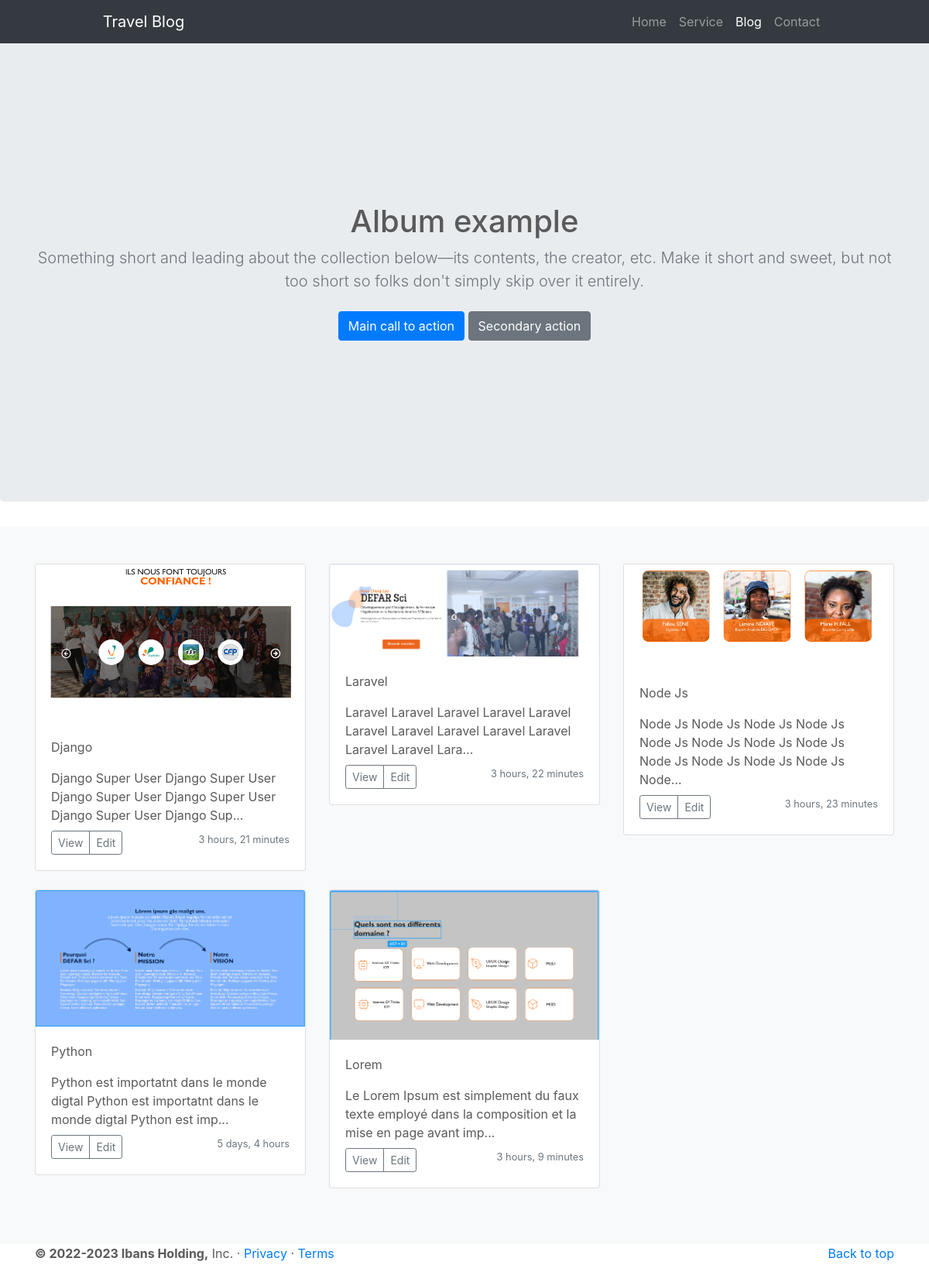
Screenshot of /blog/ with the database file from the repository.
### main/models.py (models this page shows, shortened)
class Post(models.Model):
    postname = models.CharField(max_length=50)
    Lat = models.FloatField(null=True)
    Lng = models.FloatField(null=True)
    contents = models.TextField()
    tag = TaggableManager(blank=True)
    mainphoto = models.ImageField(blank=True, null=True)
    modifiedDate = models.DateTimeField(blank=True, null=True)
    publishedDate = models.DateTimeField(auto_now_add=True, blank=True, null=True)
    class Meta:
        verbose_name = 'post'
        verbose_name_plural = 'posts'

### main/views.py (the view)
# urls.py: 2. Add a URL to urlpatterns:  path('blog/', include('blog.urls'))
def blog(request):
    postlist = Post.objects.all()
    return render(request, 'main/blog.html', {'postlist' :postlist})

### main/templates/main/blog.html (shortened to what this page needs)
{% extends "main/base.html" %}
{% block content %}
    <main role="main">
        <section class="jumbotron text-center" style="height:600px;">
          <div class="container" style="padding-top:150px">
            <h1 class="jumbotron-heading">Album example</h1>
            <p class="lead text-muted">Something short and leading about the collection below—its contents, the creator, etc. Make it short and sweet, but not too short so folks don't simply skip over it entirely.</p>
            <p>
              <a href="#" class="btn btn-primary my-2">Main call to action</a>
              <a href="#" class="btn btn-secondary my-2">Secondary action</a>
            </p>
          </div>
        </section>
        <div class="album py-5 bg-light">
          <div class="container">
            <div class="row">
              {% for list in postlist %}
              <div class="col-md-4">
                <div class="card mb-4 box-shadow">
                  {% if list.mainphoto %}
                    <a href="{{ list.pk }}/">
                        <img class="card-img-top " src="{{ list.mainphoto.url }}" alt="{{ list.postname }}">
                    </a>
                  {% endif %}
                  <div class="card-body">
                    <p class="card-text">{{list.postname}}</p>
                    <td>{{list.contents|slice:'100'}}...</td>
                    <div class="d-flex justify-content-between align-items-center">
                      <div class="btn-group pt-2">
                        <button type="button" class="btn btn-sm btn-outline-secondary">View</button>
                        <button type="button" class="btn btn-sm btn-outline-secondary">Edit</button>
                      </div>
                      <small class="text-muted">{{list.modifiedDate|timesince}} </small>
                    </div>
                  </div>
                </div>
              </div>
              {% endfor %}
            </div>
          </div>
        </div>
      </main>
{% endblock content %}

### main/templates/main/base.html (shortened to what this page needs)
{% load static%}
<!DOCTYPE html>
<html lang="en">
<head>
    <link rel="stylesheet" href="https://stackpath.bootstrapcdn.com/bootstrap/4.1.1/css/bootstrap.min.css">
</head>
<body>
    <header>
        <nav class="navbar navbar-expand-md navbar-dark fixed-top bg-dark">
            <a class="navbar-brand" href="{% url 'index'%}">Travel Blog</a>
            <div class="collapse navbar-collapse" id="navbarCollapse">
              <ul class="navbar-nav ml-auto">
                <li class="nav-item ">
                  <a class="nav-link " href="{% url 'index'%}">Home<span class="sr-only">(current)</span></a>
                </li>
                <li class="nav-item ">
                  <a class="nav-link " href="#">Service</a>
                </li>
                <li class="nav-item ">
                  <a class="nav-link " href="{% url 'blog'%}">Blog</a>
                </li>
                <li class="nav-item ">
                  <a class="nav-link " href="#">Contact</a>
                </li>
              </ul>
            </div>
        </nav>
      </header>
    {% block content %}
    {% endblock content %}
    <footer class="container">
        <p class="float-right"><a href="#">Back to top</a></p>
        <p><b>&copy; 2022-2023 Ibans Holding,</b> Inc. &middot; <a href="#">Privacy</a> &middot; <a href="#">Terms</a></p>
    </footer>
</body>
</html>

### main/templates/main/blog.html (style rules this page uses)
body { padding-top: 3rem; padding-bottom: 3rem; color: #5a5a5a; }

### rows the page displays
Post: mainphoto (picture), postname "Django", contents "Django Super User Django Super User Django Super User Django Super User Django Super User Django Sup", modifiedDate "3 hours, 21 minutes"
Post: mainphoto (picture), postname "Laravel", contents "Laravel Laravel Laravel Laravel Laravel Laravel Laravel Laravel Laravel Laravel Laravel Laravel Lara", modifiedDate "3 hours, 22 minutes"
Post: mainphoto (picture), postname "Node Js", contents "Node Js Node Js Node Js Node Js Node Js Node Js Node Js Node Js Node Js Node Js Node Js Node Js Node", modifiedDate "3 hours, 23 minutes"
Post: mainphoto (picture), postname "Python", contents "Python est importatnt dans le monde digtal Python est importatnt dans le monde digtal Python est imp", modifiedDate "5 days, 4 hours"
Post: mainphoto (picture), postname "Lorem", contents "Le Lorem Ipsum est simplement du faux texte employé dans la composition et la mise en page avant imp", modifiedDate "3 hours, 9 minutes"
